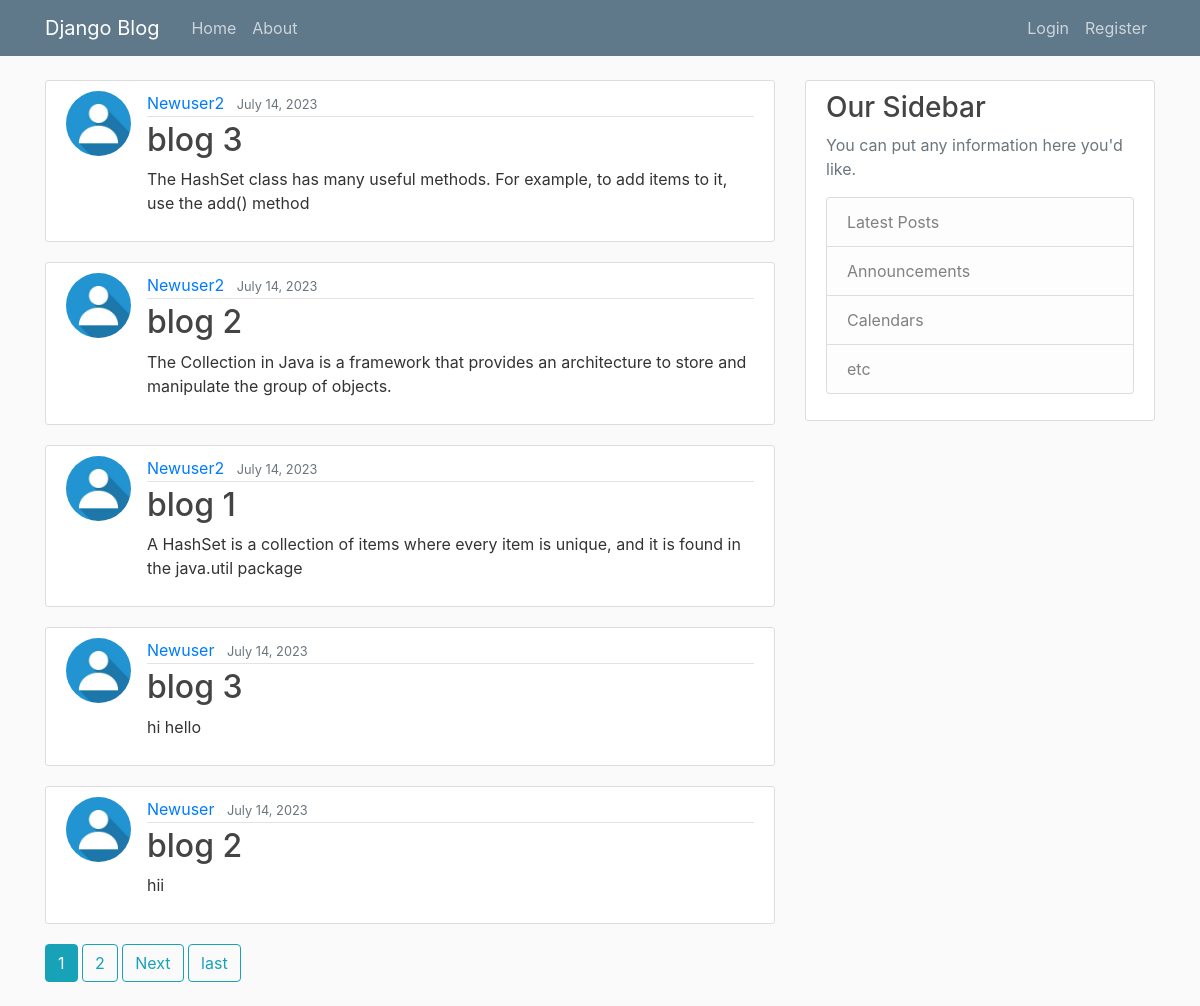
The page / on the database its author committed.
### blog/models.py (models this page shows, shortened)
class Post(models.Model):
      title=models.CharField(max_length=100)
      content=models.TextField()
      date_posted=models.DateTimeField(default=timezone.now)
      author=models.ForeignKey(User,on_delete=models.CASCADE)

### users/models.py (models this page shows, shortened)
class Profile(models.Model):
    user=models.OneToOneField(User,on_delete=models.CASCADE)
    image=models.ImageField(default='default.jpg',upload_to='profile_pics')

### blog/views.py (the view)
# urls.py: path('',PostListView.as_view(),name='blog-home'),
class PostListView(ListView):
    model = Post
    template_name = 'blog/home.html'#<app>/<model>_<viewtype>.html
    context_object_name='posts'
    ordering = ['-date_posted']
    paginate_by = 5

### blog/templates/blog/home.html (shortened to what this page needs)
{% extends "blog/base.html" %}
{% block  content %}
   {% for post in posts%}
     <article class="media content-section">
      <img class="rounded-circle article-img" src="{{ post.author.profile.image.url }}">
       <div class="media-body">
          <div class="article-metadata">
            <a class="mr-2" href="{% url 'user-posts' post.author.username %}">{{ post.author }}</a>
           <small class="text-muted">{{ post.date_posted|date:"F d, Y" }}</small>
          </div>
         <h2><a class="article-title" href="{% url 'post-detail' post.id %}">{{ post.title }}</a></h2>
         <p class="article-content">{{ post.content }}</p>
       </div>
      </article>
   {% endfor %}
   {% if is_paginated %}
       {% for num in page_obj.paginator.page_range %}
          {% if page_obj.number == num %}
            <a class="btn btn-info mb-4" href="?page={{ num }}">{{ num }}</a>
          {% elif num > page_obj.number|add:'-3' and num < page_obj.number|add:'3' %}
            <a class="btn btn-outline-info mb-4" href="?page={{ num }}">{{ num }}</a>
          {% endif %}
       {% endfor %}
       {% if page_obj.has_next %}
         <a class="btn btn-outline-info mb-4" href="?page={{ page_obj.next_page_number }}">Next</a>
         <a class="btn btn-outline-info mb-4" href="?page={{ page_obj.paginator.num_pages }}">last</a>
       {% endif %}
   {% endif %}
{% endblock content %}

### blog/templates/blog/base.html (shortened to what this page needs)
{% load static %}
<!DOCTYPE html>
<html lang="en">
<head>
     <link rel="stylesheet" href="https://cdn.jsdelivr.net/npm/bootstrap@4.0.0/dist/css/bootstrap.min.css">
     <link rel="stylesheet" href="{% static 'blog/main.css' %}">
</head>
<body>
    <header class="site-header">
     <nav class="navbar navbar-expand-md navbar-dark bg-steel fixed-top">
       <div class="container">
         <a class="navbar-brand mr-4" href="{% url 'blog-home' %}">Django Blog</a>
         <div class="collapse navbar-collapse" id="navbarToggle">
           <div class="navbar-nav mr-auto">
             <a class="nav-item nav-link" href="{% url 'blog-home' %}">Home</a>
             <a class="nav-item nav-link" href="{% url 'blog-about' %}">About</a>
           </div>
           <div class="navbar-nav">
              {% if user.is_authenticated %}
              <a class="nav-item nav-link" href="{% url 'post-create' %}">New Post</a>
                <a class="nav-item nav-link" href="{% url 'profile' %}">Profile</a>
                <a class="nav-item nav-link" href="{% url 'logout' %}">Logout</a>
              {% else %}
                <a class="nav-item nav-link" href="{% url 'login' %}">Login</a>
                <a class="nav-item nav-link" href="{% url 'register' %}">Register</a>
              {% endif %}
           </div>
         </div>
       </div>
     </nav>
   </header>
   <main role="main" class="container">
    <div class="row">
      <div class="col-md-8">
        {% block content %}{% endblock %}
      </div>
      <div class="col-md-4">
        <div class="content-section">
          <h3>Our Sidebar</h3>
          <p class='text-muted'>You can put any information here you'd like.
            <ul class="list-group">
              <li class="list-group-item list-group-item-light">Latest Posts</li>
              <li class="list-group-item list-group-item-light">Announcements</li>
              <li class="list-group-item list-group-item-light">Calendars</li>
              <li class="list-group-item list-group-item-light">etc</li>
            </ul>
          </p>
        </div>
      </div>
    </div>
  </main>
</body>
</html>

### blog/static/blog/main.css (style rules this page uses)
body { background: #fafafa; color: #333333; margin-top: 5rem; }
h1, h2, h3, h4, h5, h6 { color: #444444; }
ul { margin: 0; }
.bg-steel { background-color: #5f788a; }
.site-header .navbar-nav .nav-link { color: #cbd5db; }
.content-section { background: #ffffff; padding: 10px 20px; border: 1px solid #dddddd; border-radius: 3px; margin-bottom: 20px; }
.article-title { color: #444444; }
.article-content { white-space: pre-line; }
.article-img { height: 65px; width: 65px; margin-right: 16px; }
.article-metadata { padding-bottom: 1px; margin-bottom: 4px; border-bottom: 1px solid #e3e3e3 }

### rows shown on the page
Post: author.profile.image (placeholder picture), author "Newuser2", date_posted "July 14, 2023", title "blog 3", content "The HashSet class has many useful methods. For example, to add items to it, use the add() method"
Post: author.profile.image (placeholder picture), author "Newuser2", date_posted "July 14, 2023", title "blog 2", content "The Collection in Java is a framework that provides an architecture to store and manipulate the group of objects."
Post: author.profile.image (placeholder picture), author "Newuser2", date_posted "July 14, 2023", title "blog 1", content "A HashSet is a collection of items where every item is unique, and it is found in the java.util package"
Post: author.profile.image (placeholder picture), author "Newuser", date_posted "July 14, 2023", title "blog 3", content "hi hello"
Post: author.profile.image (placeholder picture), author "Newuser", date_posted "July 14, 2023", title "blog 2", content "hii"

### other values the page prints
{{ num }} "1"
{{ num }} "2"
